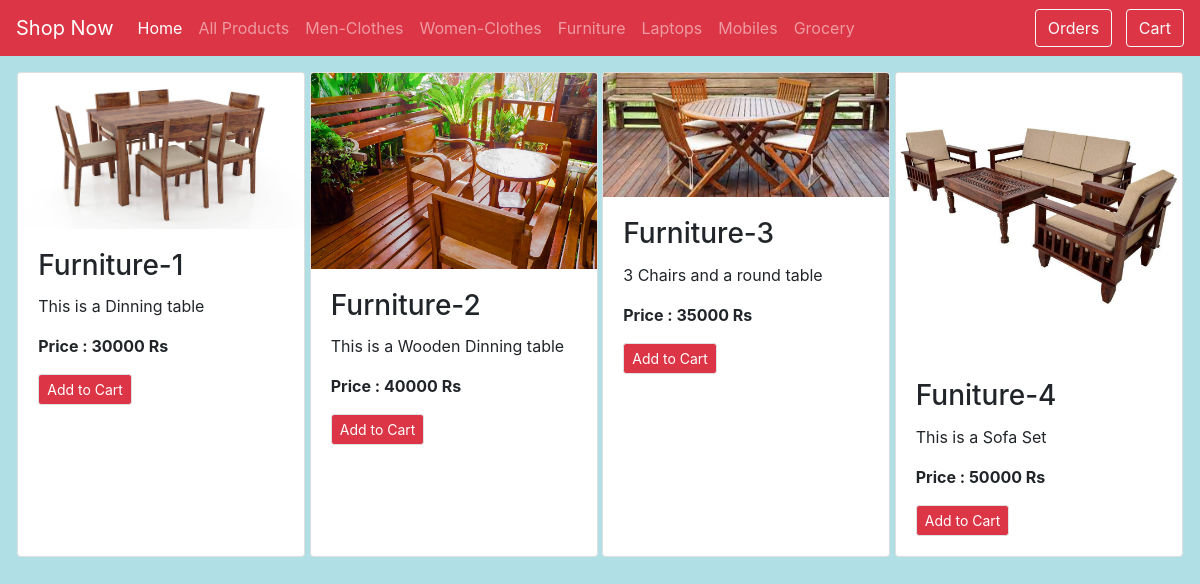
Page /furniture/ on the committed database.
### user/models.py (models this page shows, shortened)
class Product(models.Model):
    name = models.CharField(max_length=60)
    price= models.IntegerField(default=0)
    category= models.ForeignKey(Category,on_delete=models.CASCADE, default=1)
    description= models.CharField(max_length=250, default='', blank=True, null= True)
    image= models.ImageField(upload_to='media/products/')

### user/views.py (the view)
# urls.py: path('furniture/', views.Furniture, name = 'furniture'),
def Furniture(request):
    prods = Product.objects.filter(category=1)
    return render(request, 'user/shop.html', { 'products': prods })

### user/templates/user/shop.html (shortened to what this page needs)
<!doctype html>
<html lang="en">
  <head>
    <link rel="stylesheet" href="https://cdn.jsdelivr.net/npm/bootstrap@4.3.1/dist/css/bootstrap.min.css">
  </head>
<body style="background-color:powderblue;">
    <nav class="navbar navbar-expand-lg navbar-dark bg-danger">
        <a class="navbar-brand" href="#">Shop Now</a>
        <div class="collapse navbar-collapse" id="navbarSupportedContent">
            <ul class="navbar-nav mr-auto">
                <li class="nav-item active">
                <a class="nav-link" href="/home">Home <span class="sr-only">(current)</span></a>
                </li>
                <li class="nav-item">
                <a class="nav-link" href="/shop">All Products</a>
                </li>
                <li class="nav-item">
                    <a class="nav-link" href="/men-clothes">Men-Clothes</a>
                </li>
                <li class="nav-item">
                    <a class="nav-link" href="/women-clothes">Women-Clothes</a>
                </li>
                <li class="nav-item">
                    <a class="nav-link" href="/kids-clothes">Furniture</a>
                </li>
                <li class="nav-item">
                    <a class="nav-link" href="/laptops">Laptops</a>
                </li>
                <li class="nav-item">
                    <a class="nav-link" href="/mobiles">Mobiles</a>
                </li>
                <li class="nav-item">
                    <a class="nav-link" href="/grocery">Grocery</a>
                </li>
            </ul>
            <form class="form-inline  my-lg-0">
                <ul class="navbar-nav mr-auto">
                    <a class="btn btn-outline-light me-2" href="#">Orders</a>
                    <a class="btn btn-outline-light me-2" href="#">Cart</a>
                </ul>
            </form>
        </div>
      </nav>
<div class="container-fluid mt-3">
    <div class = "row mx-auto">
        {% for product in products %}
        <div class="card mx-auto mb-3" style="width: 18rem;">
            <img src="{{product.image.url}}" class="card-img-top" alt="...">
            <div class="card-body">
            <h3 class="card-title">{{product.name}}</h3>
            <p class="card-text">{{product.description}}</p>
            <p class="card-text"><b>Price :  {{product.price}} Rs</b></p>
            <a href="#" class="btn btn-danger border btn-sm">Add to Cart</a>
            </div>
        </div>
        {% endfor %}
    </div>
</div>
</body>
</html>

### rows in the picture
Product: image (picture), name "Furniture-1", description "This is a Dinning table", price "30000"
Product: image (picture), name "Furniture-2", description "This is a Wooden Dinning table", price "40000"
Product: image (picture), name "Furniture-3", description "3 Chairs and a round table", price "35000"
Product: image (picture), name "Funiture-4", description "This is a Sofa Set", price "50000"
